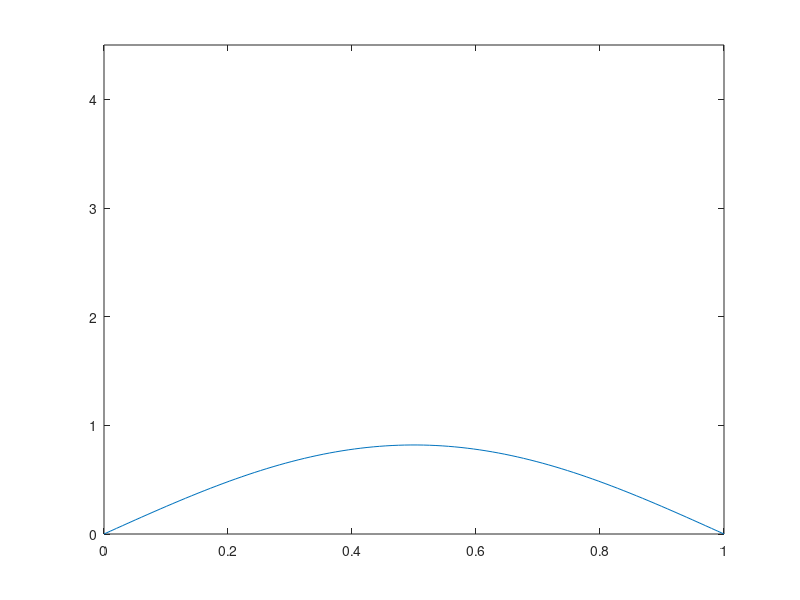

Write the MATLAB code that produced this figure.
clear 
close

% --- state problem

alpha = 2*10^(-3); %corresponds to diffusion constant

% --- Define constaints and initial condition
L = 1; % length of domain in x direction
tmax = 10; % end time
nx = 100; % number of nodes in x direction
nt = 100; % number of time steps
dx = L/(nx-1);
dt = tmax/(nt-1);
r = alpha*dt/dx^2; 
r2 = 1 - 2*r;
% --- Loop over time steps
t = 0;
X = 0:dx:L;
%u = normpdf(X,0.3, 10^(-3)); % initial condition
u = sin(pi*X ./ L); % initial condition
u=u';
plot(X,u);
axis([0 1 0 4.5]);
pause(0.001)

% matrix A NOT TIME DEPENDENT
    as =((- alpha)/(dx^2))*ones(1,nx);
    bs = ((1/dt) + (2*alpha/(dx^2))) * ones(1,nx);
    cs = as;

    Diag = [as; bs; cs]';

    d = [-1;0;1];

    A = spdiags(Diag,d,nx,nx);
    
    A(1,1) = 1; A(1,2) =0; % dirichlet boundary condition
    A(end,end) = 1; A(end,end-1) =0; % dirichlet boundary condition

for m=1:nt
uold = u; % prepare for next step
t = t + dt;

    

    % vector b
    b = (1/dt) * uold;
    b(1) = uold(1); b(end) = uold(end); % dirichlet boundary condition

    % calculate system
    
    u=A\b;

plot(X,u);
axis([0 1 0 4.5]);
pause(0.00001)
end